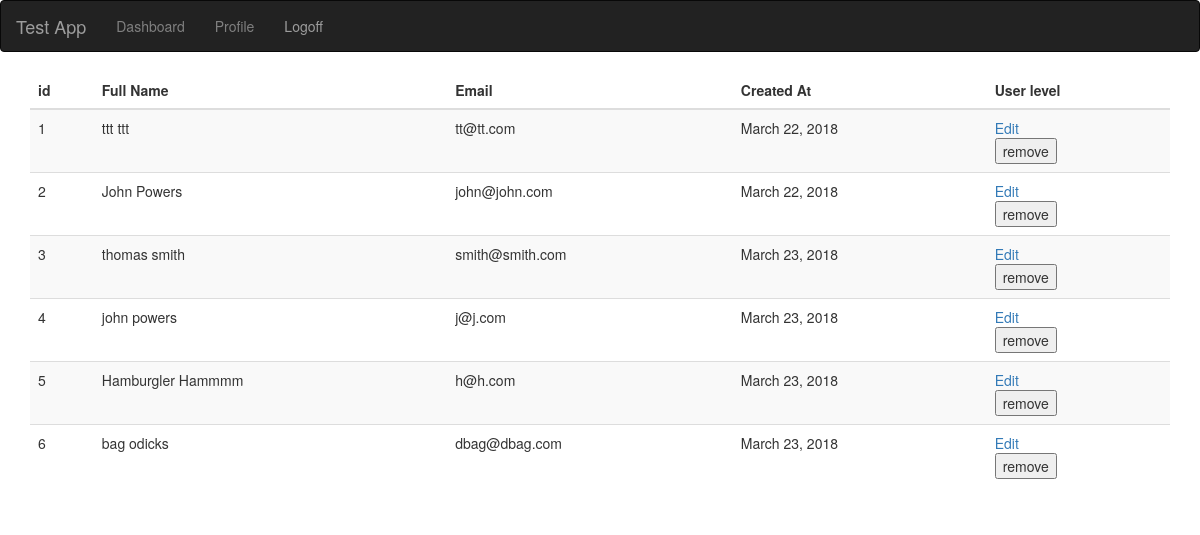
The app's page /dashboard/admin/ (signed in) with its own data.
### apps/login/models.py (models this page shows)
class Users(models.Model):
    first_name = models.CharField(max_length=255)
    last_name = models.CharField(max_length=255)
    email = models.CharField(max_length=255)
    password = models.CharField(max_length=255)
    created_at = models.DateTimeField(auto_now_add=True)
    user_level = models.CharField(max_length=255)
    description = models.TextField(max_length=1000)
    objects = UsersManager()

### apps/dashboard/views.py (the view)
def admin(request):
    if request.session['status'] == False:
        return redirect('/')
    users = Users.objects.all().all()
    users1 = list(users)
    users2 = [{'id':x.id,'first_name':x.first_name, 'last_name':x.last_name, 'email':x.email, 'created_at':x.created_at} for x in users1]
    context = { 'user_list':users2}
    return render(request, 'dashboard/admin.html',context)

### apps/dashboard/templates/dashboard/admin.html (shortened to what this page needs)
  <!DOCTYPE html>
  <html>
    <head>
      <link rel="stylesheet" href="https://maxcdn.bootstrapcdn.com/bootstrap/3.3.7/css/bootstrap.min.css">
        {% load static %}
      <link rel="stylesheet" href="{% static 'store/css/style.css' %}" media="screen" title="no title"  charset="utf-8">
      </head>
    <body>
    <nav class="navbar navbar-inverse">
      <div class="container-fluid">
        <div class="navbar-header">
          <a class="navbar-brand" href="/">Test App</a>
        </div>
      <ul class="nav navbar-nav">
      <li>
      <form action="/dashboard/decision/" method="post">
          <input type="submit" value="Dashboard" style="border:none;background:none;color:gray;padding:15px;">
      </form>
      </li>
      <li>
      <form action="/users/decision/" method="post">
          <input type="submit" value="Profile" style="border:none;background:none;color:gray;padding:15px;">
      </form>
      </li>
      <li><a href="/logoff">Logoff</a></li>
    </ul>
    </div>
    </nav>
        <div class="container">
        <table class="table table-striped">
        <thead>
          <tr>
            <th>id</th>
            <th>Full Name</th>
            <th>Email</th>
            <th>Created At</th>
            <th>User level</th>
          </tr>
        </thead>
        <tbody>
          {% for user in user_list %}
          <tr>
             <td>{{user.id}}</td>
             <td>{{user.first_name}} {{user.last_name}}</td>
             <td>{{user.email}}</td>
             <td>{{user.created_at|date:'F d, Y'}}</td>
             <td>
               <a href="/users/edit">Edit</a>
               <form action="/dashboard/{{user.id}}/remove" method="POST">
                 <input type="submit" name="submit" value="remove">
               </form>
             </td>
          </tr>
          {% endfor %}
        </tbody>
      </table>
      </div>
    </body>
  </html>

### records on screen
Users: first_name "ttt", last_name "ttt", email "tt@tt.com", created_at "March 22, 2018"
Users: first_name "John", last_name "Powers", email "john@john.com", created_at "March 22, 2018"
Users: first_name "thomas", last_name "smith", email "smith@smith.com", created_at "March 23, 2018"
Users: first_name "john", last_name "powers", email "j@j.com", created_at "March 23, 2018"
Users: first_name "Hamburgler", last_name "Hammmm", email "h@h.com", created_at "March 23, 2018"
Users: first_name "bag", last_name "odicks", email "dbag@dbag.com", created_at "March 23, 2018"

### other values on screen
{{ user.id }} "1" "2" "3" "4" "5" "6"
